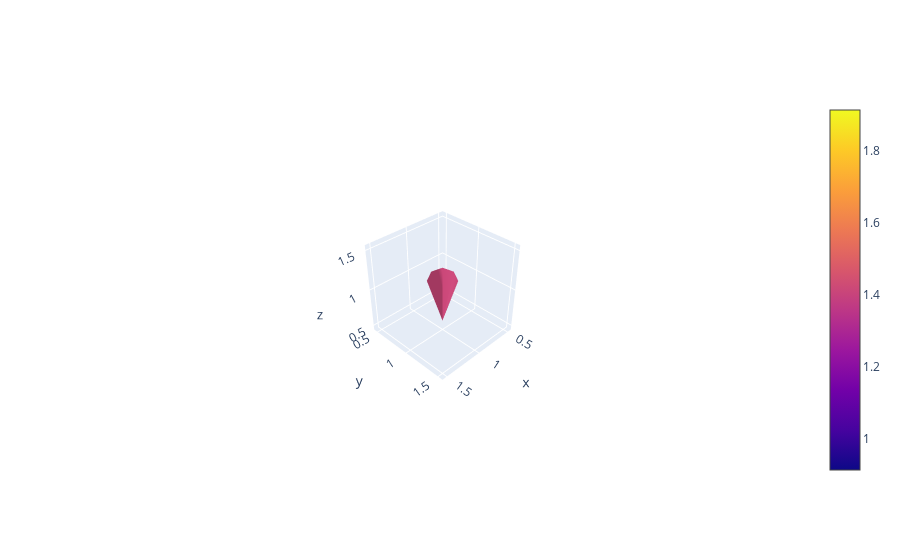

The code cell stored with this chart in its notebook:
### Markdown cell above
__5. 3D Cone Plot:__

### Code cell
# Basic 3D Cone Plot
import plotly.graph_objects as go

fig = go.Figure(data=go.Cone(x=[1], y=[1], z=[1], u=[1], v=[1], w=[0]))

fig.update_layout(scene_camera_eye=dict(x=2, y=2, z=2))

fig.show()

### Figure 1 — Plotly figure (JSON) as saved in the notebook; plotly's stock layout.template omitted (floating-point values rounded to 4 significant figures)
{"data": [{"type": "cone", "u": [1], "v": [1], "w": [0], "x": [1], "y": [1], "z": [1]}], "layout": {"autosize": true, "scene": {"aspectmode": "auto", "aspectratio": {"x": 1, "y": 1, "z": 1}, "camera": {"center": {"x": 0, "y": 0, "z": 0}, "eye": {"x": 2.576, "y": 2.576, "z": 2.576}, "projection": {"type": "perspective"}, "up": {"x": 0, "y": 0, "z": 1}}}}}
